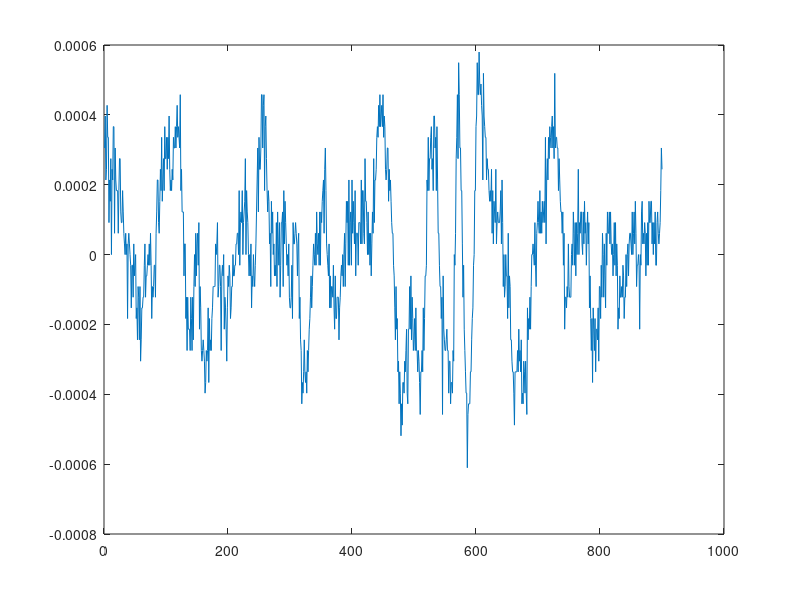

The MATLAB script that drew this image: (Note: this script raises an error after producing the figure.)
%%%%%%%%%%%%%%%%%%%%%%%%%%%%%%%%%%%%%%%%%%%%%%%%%%%%%%%%%%%%%%%%%%%%%%%
%
%  Algorithm
%  1. get recorded data
%  2. pass filtered data into Gabor Transform function
%  3. plot:
%     (1) dowsampled data
%     (2) magnitude of Gabor coefficients
%     (3) magnitude of SELECTED gabor coefficients
%     (4) reconstructed signal, using selected coefficients
%     (5) reconstructed signal, using all coefficients
%
%%%%%%%%%%%%%%%%%%%%%%%%%%%%%%%%%%%%%%%%%%%%%%%%%%%%%%%%%%%%%%%%%%%%%%%

%% initialize simulation parameters
Fs = 100; % Hz



%% get data

load('sampledata.mat')
% down-sample: keep every 80th sample to go from 8000->100 Hz
data = downsample(data3, 80);
% eliminate first 100 samples (motion artifacts in certain data files)
data = data(100:end);

figure('Name','signal');
plot(data)


%% Gabor Transform Data

a = 1;    %length of time shift for dgt/idgt, must be positive integer
M = 1000; %number of channels for dgt/idgt. 
          % frequency resolution = Fs/M = 100/1000 = 0.1   
         
[data_gt_coeffs, Ls] = dgt(data,'gauss',a,M);
% Gabor Transform (from ltfat toolbox)
%    DGT(f,g,a,M) computes the Gabor coefficients of the input
%    signal f with respect to the window g and parameters a and M. The
%    output is a vector/matrix in a rectangular layout.
%    Input parameters:
%          f     : Input data
%          g     : Window function.
%          a     : Length of time shift.
%          M     : Number of channels.
%          L     : Length of transform to do.
%   Output parameters:
%          c     : M*N array of coefficients.
%          Ls    : Length of input signal.
%
%    References:
%    K. Gröchenig. Foundations of Time-Frequency Analysis. Birkhäuser, 
%    2001.
%      
%    H. G. Feichtinger and T. Strohmer, editors. Gabor Analysis and
%    Algorithms. Birkhäuser, Boston, 1998.
%     
%      Demos:  demo_dgt

%% plot coefficients

figure('Name', 'complete transform coefficients')
plotdgt(data_gt_coeffs, a, M);
% data_gt_coeffs [1000x1000] complex, 
% 0 to 500 "hz" (each row is .1 hz), 1000 time bins (10 sec, Fs = 100)
% use row 8 for 0.65 to 0.75
% rows 1-500 are positive freq, rows 501-1000 are negative freq
% use row 994 also for -0.65 to -0.75 Hz 

% plotdgt(coef,a) plots the Gabor coefficients coef. The coefficients
% must have been produced with a time shift of a.
% 
% plotdgt(coef,a,fs) does the same assuming a sampling rate of fs Hz 
% of the original signal.


%% choose coefficients for between 8/12 and 5/6 Hz  (.6666 - .714...)
c = zeros(size(data_gt_coeffs));
c(8,:) = data_gt_coeffs(8,:);
c(994,:) = data_gt_coeffs(994,:);
%m = freq, n = time for c(m,n)

figure('Name', 'selected transform coefficients')
plotdgt(c, 1, Fs);
ylim([-2 2])

%% reconstruct a signal using just those coefficients

figure('Name','partial reconstructed signal');
data_reconstd=idgt(c,'gauss',a,Ls);
plot(data_reconstd/100);

%% reconstruct a signal using all coefficients
figure('Name','complete reconstructed signal');
data_reconstd=idgt(data_gt_coeffs,'gauss',a,Ls);
plot(data_reconstd/100);

% idgt(c,g,a) computes the Gabor expansion of the input coefficients c 
% with respect to the window g and time shift a. The number of channels 
% is deduced from the size of the coefficients c.

%% unused: spectrogram of signal
%figure('Name','spectrogram');
%data_sgram=sgram(data,Fs,'lin');
%title('Spectrogram of the data signal');

%    SGRAM(f,sr) plots a spectrogram of f using a DGT for a signal with 
%    sampling rate sr (sampled with sr samples per second)



